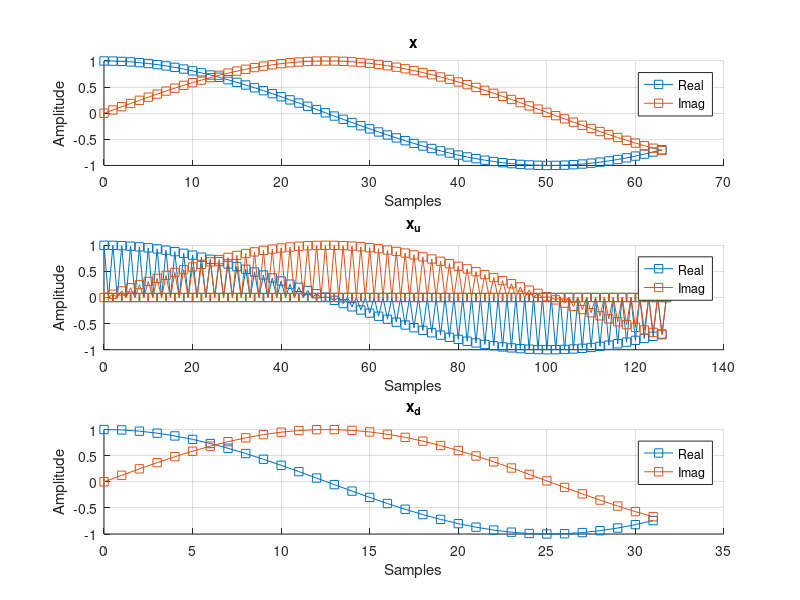

MATLAB code for this plot:
%% TARGET
% Perform the upsample and downsample processes of the discrete complex
% wave and draw them. The signal are
% * Signal 0: x[n]   = exp(1i*omegaN*n); omegaN = 1/16;
% * Signal 1: x_u[n] = upsample(x, L);   L = 2;
% * Signal 2: x_d[n] = downsample(x, M); M = 2;


%% Clear everything
clc;        % 'clc' clears all the text from the Command Window
clear;      % 'clear' removes all variables from the current workspace
close all;  % 'close all' deletes all figures whose handles are not hidden.

%% Parameters
omegaN = 1/16;
L = 2;
M = 2;
len = 64;

%% Exercise
n = 0:len-1;
x = exp(1i*omegaN*n);

% Upsampled signal
x_u = upsample(x,L);
n_u = 0:(length(x_u)-1);

% Downsampled signal
x_d = downsample(x,M);
n_d = 0:(length(x_d)-1);

%% Figures
figure
subplot(3,1,1)
    hold on
    plot(n, real(x), 's-')
    plot(n, imag(x), 's-')
    hold off
    grid on
    legend('Real', 'Imag')
    xlabel('Samples')
    ylabel('Amplitude')
    title('x')
subplot(3,1,2)
    hold on
    plot(n_u, real(x_u), 's-')
    plot(n_u, imag(x_u), 's-')
    hold off
    grid on
    legend('Real', 'Imag')
    xlabel('Samples')
    ylabel('Amplitude')
    title('x_u')
subplot(3,1,3)
    hold on
    plot(n_d, real(x_d), 's-')
    plot(n_d, imag(x_d), 's-')
    hold off
    grid on
    legend('Real', 'Imag')
    xlabel('Samples')
    ylabel('Amplitude')
    title('x_d')



